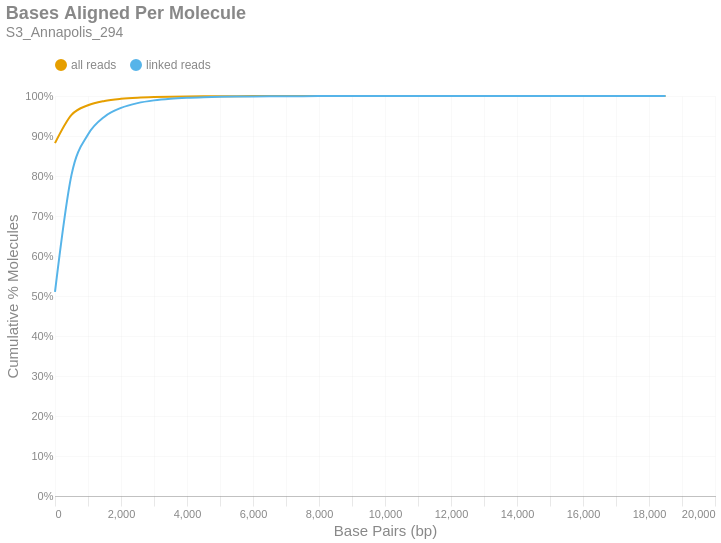

Notebook code for this chart:
### Markdown cell above
### Bases Aligned Per Molecule
This is a cumulative frequency distribution showing the number of base pairs aligned per unique molecule. These data are shown in 500 bp bins. There are two distributions: one with `all reads` (yellow) and another with only `linked reads` (blue). The percent of molecules in the `linked reads` distribution is relative to the total number of linked molecules.

### Code cell
if SKIPLR:
    print_html(f"Skipped")
else:
    binned_df = consolidated_hist(valids['aligned_bp'], mask, 500, True)
    with SafeRender(binned_df):
        (
            density_plot(binned_df, 'Bases Aligned Per Molecule', samplename, 'basesper')
            .encode(
                x=alt.X('bin:Q', title="Base Pairs (bp)").axis(tickMinStep=500).scale(padding=0),
                y=alt.Y('value:Q', title='Cumulative % Molecules')
                    .axis(format='%')
                    .scale(domain = [0,1])
                    .stack(False),
                color=alt.Color("key:N").scale(domain = ["all reads", "linked reads"]),
                tooltip = [
                    alt.Tooltip("key:N", title = "Data Type"),
                    alt.Tooltip("range_label:N", title="Bases Aligned Per Molecule"),
                    alt.Tooltip("value:Q", format = ".2%", title="% Molecules (Cum.)")
                ]
            )
        ).display()

### Figure 1 — Vega-Lite specification as saved in the notebook (floating-point values rounded to 4 significant figures)
{"width": "container", "height": 400, "config": {"title": {"anchor": "start", "dy": -15, "fontSize": 18, "color": "#888888", "subtitleColor": "#888888", "subtitleFontSize": 14}, "arc": {"fill": "#0072B2"}, "axis": {"domainColor": "#888888", "domainWidth": 0.5, "gridWidth": 0.2, "grid": false, "titleFontWeight": 400, "titleFontSize": 15, "labelFontSize": 11, "labelColor": "#888888", "tickColor": "#888888", "tickWidth": 0.2, "titleColor": "#888888"}, "axisBand": {"grid": false}, "axisX": {"grid": true, "tickSize": 10, "domainCap": "round"}, "axisY": {"domain": false, "grid": true, "tickSize": 0, "domainCap": "round"}, "background": "transparent", "header": {"labelFontSize": 15, "labelColor": "#888888", "titleFontSize": 15, "titleFontWeight": 600, "titleColor": "#888888"}, "legend": {"labelFont": "sans-serif", "labelFontSize": 12, "labelColor": "#888888", "symbolSize": 100, "symbolType": "circle", "titleFontSize": 12, "titlePadding": 10, "titleColor": "#888888", "title": null, "orient": "top"}, "range": {"category": ["#E69F00", "#56B4E9", "#009E73", "#F0E442", "#0072B2", "#D55E00", "#CC79A7", "#000000"], "diverging": ["#cfe8f3", "#a2d4ec", "#73bfe2", "#46abdb", "#1696d2", "#12719e"]}, "area": {"fill": "#0072B2", "fillOpacity": 0.7, "line": true, "strokeOpacity": 0.7}, "line": {"color": "#0072B2", "stroke": "#0072B2", "strokeWidth": 2}, "trail": {"color": "#0072B2", "stroke": "#0072B2", "strokeWidth": 0, "size": 1}, "point": {"filled": true, "fillOpacity": 1.0, "size": 95}, "text": {"color": "#888888", "fontSize": 11, "align": "right", "fontWeight": 400, "size": 11}, "bar": {"fill": "#0072B2", "stroke": null}, "view": {"stroke": null, "continuousWidth": 660, "continuousHeight": 400}}, "data": {"name": "data-94cff70b6f89eb45d60bea8b9b2f1a28"}, "mark": {"type": "line", "interpolate": "monotone", "point": {"opacity": 0, "size": 275}}, "encoding": {"color": {"field": "key", "scale": {"domain": ["all reads", "linked reads"]}, "type": "nominal"}, "tooltip": [{"field": "key", "title": "Data Type", "type": "nominal"}, {"field": "range_label", "title": "Bases Aligned Per Molecule", "type": "nominal"}, {"field": "value", "format": ".2%", "title": "% Molecules (Cum.)", "type": "quantitative"}], "x": {"axis": {"tickMinStep": 500}, "field": "bin", "scale": {"padding": 0}, "title": "Base Pairs (bp)", "type": "quantitative"}, "y": {"axis": {"format": "%"}, "field": "value", "scale": {"domain": [0, 1]}, "stack": false, "title": "Cumulative % Molecules", "type": "quantitative"}}, "params": [{"name": "param_c36ac31b6afebe62", "select": {"type": "point", "fields": ["key"]}, "bind": "legend"}], "title": {"text": "Bases Aligned Per Molecule", "subtitle": "S3_Annapolis_294"}, "transform": [{"fold": ["all reads (cumsum)", "linked reads (cumsum)"]}, {"calculate": "replace(datum.key, ' (cumsum)', '')", "as": "key"}, {"filter": {"param": "param_c36ac31b6afebe62"}}], "usermeta": {"embedOptions": {"downloadFileName": "S3_Annapolis_294.basesper"}}, "$schema": "https://vega.github.io/schema/vega-lite/v6.1.0.json", "datasets": {"data-94cff70b6f89eb45d60bea8b9b2f1a28": [{"bin": "0.0", "interval": "0.0-500.0", "all reads": 0.8821, "linked reads": 0.5101, "all reads (cumsum)": 0.8821, "linked reads (cumsum)": 0.5101, "range_label": "0-499"}, {"bin": "500.0", "interval": "500.0-1000.0", "all reads": 0.07061, "linked reads": 0.2927, "all reads (cumsum)": 0.9527, "linked reads (cumsum)": 0.8028, "range_label": "500-999"}, {"bin": "1000.0", "interval": "1000.0-1500.0", "all reads": 0.0242, "linked reads": 0.1009, "all reads (cumsum)": 0.9769, "linked reads (cumsum)": 0.9036, "range_label": "1000-1499"}, {"bin": "1500.0", "interval": "1500.0-2000.0", "all reads": 0.01072, "linked reads": 0.0447, "all reads (cumsum)": 0.9876, "linked reads (cumsum)": 0.9483, "range_label": "1500-1999"}, {"bin": "2000.0", "interval": "2000.0-2500.0", "all reads": 0.005248, "linked reads": 0.02189, "all reads (cumsum)": 0.9929, "linked reads (cumsum)": 0.9702, "range_label": "2000-2499"}, {"bin": "2500.0", "interval": "2500.0-3000.0", "all reads": 0.002878, "linked reads": 0.01201, "all reads (cumsum)": 0.9957, "linked reads (cumsum)": 0.9822, "range_label": "2500-2999"}, {"bin": "3000.0", "interval": "3000.0-3500.0", "all reads": 0.001634, "linked reads": 0.006817, "all reads (cumsum)": 0.9974, "linked reads (cumsum)": 0.989, "range_label": "3000-3499"}, {"bin": "3500.0", "interval": "3500.0-4000.0", "all reads": 0.0009549, "linked reads": 0.003983, "all reads (cumsum)": 0.9983, "linked reads (cumsum)": 0.993, "range_label": "3500-3999"}, {"bin": "4000.0", "interval": "4000.0-4500.0", "all reads": 0.0005698, "linked reads": 0.002377, "all reads (cumsum)": 0.9989, "linked reads (cumsum)": 0.9954, "range_label": "4000-4499"}, {"bin": "4500.0", "interval": "4500.0-5000.0", "all reads": 0.0003622, "linked reads": 0.001511, "all reads (cumsum)": 0.9993, "linked reads (cumsum)": 0.9969, "range_label": "4500-4999"}, {"bin": "5000.0", "interval": "5000.0-5500.0", "all reads": 0.0002433, "linked reads": 0.001015, "all reads (cumsum)": 0.9995, "linked reads (cumsum)": 0.9979, "range_label": "5000-5499"}, {"bin": "5500.0", "interval": "5500.0-6000.0", "all reads": 0.0001536, "linked reads": 0.0006408, "all reads (cumsum)": 0.9997, "linked reads (cumsum)": 0.9986, "range_label": "5500-5999"}, {"bin": "6000.0", "interval": "6000.0-6500.0", "all reads": 9.798e-05, "linked reads": 0.0004087, "all reads (cumsum)": 0.9998, "linked reads (cumsum)": 0.999, "range_label": "6000-6499"}, {"bin": "6500.0", "interval": "6500.0-7000.0", "all reads": 7.532e-05, "linked reads": 0.0003142, "all reads (cumsum)": 0.9998, "linked reads (cumsum)": 0.9993, "range_label": "6500-6999"}, {"bin": "7000.0", "interval": "7000.0-7500.0", "all reads": 4.647e-05, "linked reads": 0.0001939, "all reads (cumsum)": 0.9999, "linked reads (cumsum)": 0.9995, "range_label": "7000-7499"}, {"bin": "7500.0", "interval": "7500.0-8000.0", "all reads": 3.388e-05, "linked reads": 0.0001413, "all reads (cumsum)": 0.9999, "linked reads (cumsum)": 0.9996, "range_label": "7500-7999"}, {"bin": "8000.0", "interval": "8000.0-8500.0", "all reads": 2.312e-05, "linked reads": 9.645e-05, "all reads (cumsum)": 0.9999, "linked reads (cumsum)": 0.9997, "range_label": "8000-8499"}, {"bin": "8500.0", "interval": "8500.0-9000.0", "all reads": 1.923e-05, "linked reads": 8.021e-05, "all reads (cumsum)": 1.0, "linked reads (cumsum)": 0.9998, "range_label": "8500-8999"}, {"bin": "9000.0", "interval": "9000.0-9500.0", "all reads": 1.236e-05, "linked reads": 5.157e-05, "all reads (cumsum)": 1.0, "linked reads (cumsum)": 0.9999, "range_label": "9000-9499"}, {"bin": "9500.0", "interval": "9500.0-10000.0", "all reads": 7.784e-06, "linked reads": 3.247e-05, "all reads (cumsum)": 1.0, "linked reads (cumsum)": 0.9999, "range_label": "9500-9999"}, {"bin": "10000.0", "interval": "10000.0-10500.0", "all reads": 7.326e-06, "linked reads": 3.056e-05, "all reads (cumsum)": 1.0, "linked reads (cumsum)": 0.9999, "range_label": "10000-10499"}, {"bin": "10500.0", "interval": "10500.0-11000.0", "all reads": 3.892e-06, "linked reads": 1.623e-05, "all reads (cumsum)": 1.0, "linked reads (cumsum)": 0.9999, "range_label": "10500-10999"}, {"bin": "11000.0", "interval": "11000.0-11500.0", "all reads": 2.747e-06, "linked reads": 1.146e-05, "all reads (cumsum)": 1.0, "linked reads (cumsum)": 0.9999, "range_label": "11000-11499"}, {"bin": "11500.0", "interval": "11500.0-12000.0", "all reads": 3.205e-06, "linked reads": 1.337e-05, "all reads (cumsum)": 1.0, "linked reads (cumsum)": 1.0, "range_label": "11500-11999"}, {"bin": "12000.0", "interval": "12000.0-12500.0", "all reads": 1.831e-06, "linked reads": 7.639e-06, "all reads (cumsum)": 1.0, "linked reads (cumsum)": 1.0, "range_label": "12000-12499"}, {"bin": "12500.0", "interval": "12500.0-13000.0", "all reads": 1.374e-06, "linked reads": 5.73e-06, "all reads (cumsum)": 1.0, "linked reads (cumsum)": 1.0, "range_label": "12500-12999"}, {"bin": "13000.0", "interval": "13000.0-13500.0", "all reads": 1.831e-06, "linked reads": 7.639e-06, "all reads (cumsum)": 1.0, "linked reads (cumsum)": 1.0, "range_label": "13000-13499"}, {"bin": "13500.0", "interval": "13500.0-14000.0", "all reads": 9.157e-07, "linked reads": 3.82e-06, "all reads (cumsum)": 1.0, "linked reads (cumsum)": 1.0, "range_label": "13500-13999"}, {"bin": "14000.0", "interval": "14000.0-14500.0", "all reads": 6.868e-07, "linked reads": 2.865e-06, "all reads (cumsum)": 1.0, "linked reads (cumsum)": 1.0, "range_label": "14000-14499"}, {"bin": "14500.0", "interval": "14500.0-15000.0", "all reads": 6.868e-07, "linked reads": 2.865e-06, "all reads (cumsum)": 1.0, "linked reads (cumsum)": 1.0, "range_label": "14500-14999"}, {"bin": "15000.0", "interval": "15000.0-15500.0", "all reads": 4.579e-07, "linked reads": 1.91e-06, "all reads (cumsum)": 1.0, "linked reads (cumsum)": 1.0, "range_label": "15000-15499"}, {"bin": "15500.0", "interval": "15500.0-16000.0", "all reads": 2.289e-07, "linked reads": 9.549e-07, "all reads (cumsum)": 1.0, "linked reads (cumsum)": 1.0, "range_label": "15500-15999"}, {"bin": "16000.0", "interval": "16000.0-16500.0", "all reads": 2.289e-07, "linked reads": 9.549e-07, "all reads (cumsum)": 1.0, "linked reads (cumsum)": 1.0, "range_label": "16000-16499"}, {"bin": "16500.0", "interval": "16500.0-17000.0", "all reads": 0.0, "linked reads": 0.0, "all reads (cumsum)": 1.0, "linked reads (cumsum)": 1.0, "range_label": "16500-16999"}, {"bin": "17000.0", "interval": "17000.0-17500.0", "all reads": 2.289e-07, "linked reads": 9.549e-07, "all reads (cumsum)": 1.0, "linked reads (cumsum)": 1.0, "range_label": "17000-17499"}, {"bin": "17500.0", "interval": "17500.0-18000.0", "all reads": 2.289e-07, "linked reads": 9.549e-07, "all reads (cumsum)": 1.0, "linked reads (cumsum)": 1.0, "range_label": "17500-17999"}, {"bin": "18000.0", "interval": "18000.0-18500.0", "all reads": 0.0, "linked reads": 0.0, "all reads (cumsum)": 1.0, "linked reads (cumsum)": 1.0, "range_label": "18000-18499"}, {"bin": "18500.0", "interval": "18500.0-19000.0", "all reads": 2.289e-07, "linked reads": 9.549e-07, "all reads (cumsum)": 1.0, "linked reads (cumsum)": 1.0, "range_label": "18500-18999"}]}}
